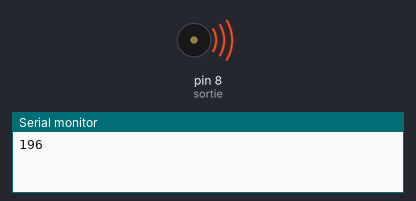
Simulated run of this sketch. Board: Arduino Uno, built with avr-gcc and run on an emulated ATmega328P. Shown: buzzer (waves = sounding), the last lines printed to the serial monitor.

Above: at 0.2 s.
At 21.98 s:
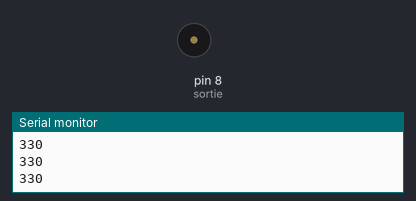
Timing chart, 0 to 22.3 s (numbered marks = the images above):
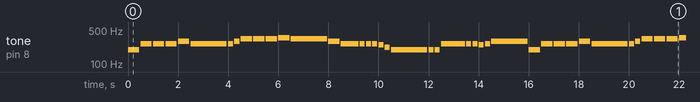

Measured:
- by itself, tone on pin 8 (sortie): plays 196 Hz for 0.45 s, 262 Hz for 0.45 s, 262 Hz for 0.45 s, 262 Hz for 0.45 s, 294 Hz for 0.45 s, 262 Hz for 1.5 s … (224 notes in this stretch)

The sketch:

petit_papa_noel.ino
```cpp
/**********************************************************

    5 mélodies de Noël jouées par l'Arduino

    https://electroniqueamateur.blogspot.com/2018/12/arduino-chante-noel.html
************************************************************/

#define sortie 8   // sortie du son à la broche 8 de l'Arduino
void setup() {
  Serial.begin(9600);
}

// fréquence associée à chaque note
// do, do#, ré, ré#, mi, fa, fa#, sol, sol#, la, la#, si
const float note[12] = {65.41, 69.30, 73.42, 77.78, 82.41, 87.31, 92.50, 98.00, 103.83, 110.00, 116.54, 123.47
                       };

// chaque note de la mélodie comporte 3 paramètres:
// note (de 0 à 11:  0 pour do, 1 pour do#, etc)
// octave (1 à 3)
// durée (1 pour croche, 2 pour noire, 4 pour ronde)

void jingleBells(void) {

  // Vive le vent

  const int nombreDeNotes = 49;
  const int tempo = 150; // plus c'est petit, plus c'est rapide
  const int melodie[][3] = { {4, 2, 2}, {4, 2, 2}, {4, 2, 4}, {4, 2, 2}, {4, 2, 2}, {4, 2, 4},
    {4, 2, 2}, {7, 2, 2},  {0, 2, 3},  {2, 2, 1},  {4, 2, 8},
    {5, 2, 2}, {5, 2, 2}, {5, 2, 3}, {5, 2, 1}, {5, 2, 2}, {4, 2, 2}, {4, 2, 3},
    {4, 2, 1}, {4, 2, 2}, {2, 2, 2}, {2, 2, 2}, {4, 2, 2}, {2, 2, 4}, {7, 2, 4},
    {4, 2, 2}, {4, 2, 2}, {4, 2, 4}, {4, 2, 2}, {4, 2, 2}, {4, 2, 4},
    {4, 2, 2}, {7, 2, 2},  {0, 2, 3},  {2, 2, 1},  {4, 2, 8},
    {5, 2, 2}, {5, 2, 2}, {5, 2, 3}, {5, 2, 1}, {5, 2, 2}, {4, 2, 2}, {4, 2, 3},
    {4, 2, 1}, {7, 2, 2}, {7, 2, 2}, {5, 2, 2}, {2, 2, 2}, {0, 2, 8}
  };

  int frequence;

  for ( int i = 0; i < nombreDeNotes ; i++ ) {
    frequence = round(note[melodie[i][0]] * 2 * (melodie[i][1] - 1));

    tone(sortie, frequence);
    delay(tempo * melodie[i][2] - 50);
    noTone(sortie);
    delay(50);

  }


}


void weWishYou (void) {

  // We wish you a merry Christmas

  const int nombreDeNotes = 29;
  const int tempo = 150    ; // plus c'est petit, plus c'est rapide
  const int melodie[][3] = { {7, 2, 2}, {0, 3, 2}, {0, 3, 1}, {2, 3, 1}, {0, 3, 1}, {11, 2, 1},
    {9, 2, 2}, {9, 2, 2}, {9, 2, 2}, {2, 3, 2}, {2, 3, 1}, {4, 3, 1}, {2, 3, 1}, {0, 3, 1},
    {11, 2, 2}, {7, 2, 2}, {7, 2, 2}, {4, 3, 2}, {4, 3, 1}, {5, 3, 1}, {4, 3, 1}, {2, 3, 1},
    {0, 3, 2}, {9, 2, 2}, {7, 2, 2}, {9, 2, 2}, {2, 3, 2}, {11, 2, 2}, {0, 3, 4}
  };

  int frequence;

  for ( int i = 0; i < nombreDeNotes ; i++ ) {
    frequence = round(note[melodie[i][0]] * 2 * (melodie[i][1] - 1));

    tone(sortie, frequence);
    delay(tempo * melodie[i][2] - 50);
    noTone(sortie);
    delay(50);

  }

}

void petitRenne (void) {

  // le petit renne au  nez rouge

  const int nombreDeNotes = 56;
  const int tempo = 200    ; // plus c'est petit, plus c'est rapide
  const int melodie[][3] = { {7, 2, 2}, {9, 2, 1}, {7, 2, 1}, {4, 2, 2}, {0, 3, 2}, {9, 2, 2}, {7, 2, 6},
    {7, 2, 1}, {9, 2, 1}, {7, 2, 1}, {9, 2, 1}, {7, 2, 2}, {0, 3, 2}, {11, 2, 6},
    {5, 2, 2}, {7, 2, 1}, {5, 2, 1}, {2, 2, 2}, {11, 2, 2}, {9, 2, 2}, {7, 2, 6},
    {7, 2, 1}, {9, 2, 1}, {7, 2, 1}, {9, 2, 1}, {7, 2, 2}, {9, 2, 2}, {4, 2, 6},
    {7, 2, 2}, {9, 2, 1}, {7, 2, 1}, {4, 2, 2}, {0, 3, 2}, {9, 2, 2}, {7, 2, 6},
    {7, 2, 1}, {9, 2, 1}, {7, 2, 1}, {9, 2, 1}, {7, 2, 2}, {0, 3, 2}, {11, 2, 6},
    {5, 2, 2}, {7, 2, 1}, {5, 2, 1}, {2, 2, 2}, {11, 2, 2}, {9, 2, 2}, {7, 2, 6},
    {7, 2, 1}, {9, 2, 1}, {7, 2, 1}, {9, 2, 1}, {7, 2, 2}, {2, 3, 2}, {0, 3, 6},
  };

  int frequence;

  for ( int i = 0; i < nombreDeNotes ; i++ ) {
    frequence = round(note[melodie[i][0]] * 2 * (melodie[i][1] - 1));

    tone(sortie, frequence);
    delay(tempo * melodie[i][2] - 50);
    noTone(sortie);
    delay(50);

  }

}

void petitPapa(void) {
  // petit papa noël
  const int nombreDeNotes = 58;
  const int tempo = 250    ; // plus c'est petit, plus c'est rapide
  const int melodie[][3] = { {7, 2, 2}, {0, 3, 2}, {0, 3, 2}, {0, 3, 2}, {2, 3, 2}, {0, 3, 6},
    {0, 3, 1}, {2, 3, 1}, {4, 3, 2}, {4, 3, 2}, {4, 3, 2}, {5, 3, 2}, {4, 3, 6},
    {2, 3, 2}, {0, 3, 3}, {0, 3, 1}, {0, 3, 1}, {0, 3, 1}, {11, 2, 1}, {9, 2, 1}, {7, 2, 6},
    {7, 2, 1}, {7, 2, 1}, {0, 3, 4}, {0, 3, 1}, {0, 3, 1}, {11, 2, 1}, {0, 3, 1}, {2, 3, 6},
    {7, 2, 2}, {0, 3, 2}, {0, 3, 2}, {0, 3, 2}, {2, 3, 2}, {0, 3, 6},
    {0, 3, 1}, {2, 3, 1}, {4, 3, 2}, {4, 3, 2}, {4, 3, 2}, {5, 3, 2}, {4, 3, 6},
    {2, 3, 2}, {0, 3, 3}, {0, 3, 1}, {0, 3, 1}, {0, 3, 1}, {11, 2, 1}, {9, 2, 1}, {7, 2, 6},
    {7, 2, 1}, {7, 2, 1}, {0, 3, 4}, {0, 3, 1}, {0, 3, 1}, {2, 3, 1}, {2, 3, 1}, {0, 3, 6},
  };


  int frequence;

  for ( int i = 0; i < nombreDeNotes ; i++ ) {
    frequence = round(note[melodie[i][0]] * 2 * (melodie[i][1] - 1));

    Serial.println(frequence);
    tone(sortie, frequence);
    delay(tempo * melodie[i][2] - 50);
    noTone(sortie);
    delay(50);

  }
}


void auRoyaume (void) {

  //Au royaume du bonhomme hiver (Winter Wonderland)

  const int nombreDeNotes = 33;
  const int tempo = 150    ; // plus c'est petit, plus c'est rapide
  const int melodie[][3] = { {7, 2, 2}, {7, 2, 1}, {7, 2, 9}, {7, 2, 2}, {7, 2, 1}, {4, 2, 2}, {7, 2, 6},
    {7, 2, 2}, {7, 2, 1}, {7, 2, 9}, {7, 2, 2}, {7, 2, 1}, {5, 2, 2}, {7, 2, 6},
    {7, 2, 1}, {11, 2, 2}, {11, 2, 1}, {11, 2, 2}, {9, 2, 6},
    {9, 2, 1}, {7, 2, 2}, {7, 2, 1}, {7, 2, 2}, {5, 2, 6},
    {4, 2, 2}, {4, 2, 1}, {4, 2, 2}, {4, 2, 1}, {2, 2, 2}, {2, 2, 1}, {2, 2, 1}, {2, 2, 1}, {0, 2, 9},
  };

  int frequence;

  for ( int i = 0; i < nombreDeNotes ; i++ ) {
    frequence = round(note[melodie[i][0]] * 2 * (melodie[i][1] - 1));

    tone(sortie, frequence);
    delay(tempo * melodie[i][2] - 50);
    noTone(sortie);
    delay(50);

  }
}

  void loop() {
/*
    jingleBells();
    delay (2000);
    weWishYou ();
    delay (2000);
    petitRenne();
    delay (2000);*/
    petitPapa();
    delay (2000);
/*    auRoyaume();
    delay (2000);*/

  }
```
